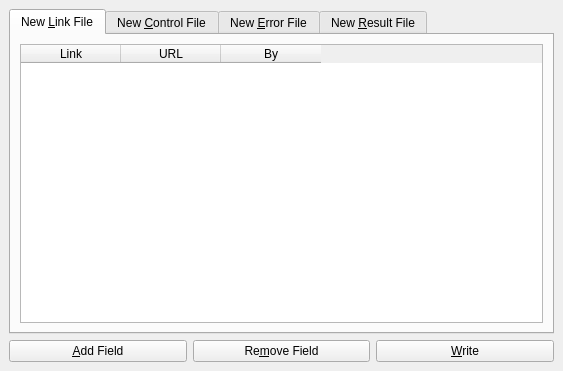
<?xml version="1.0" encoding="UTF-8"?>
<ui version="4.0">
 <class>MainWindow</class>
 <widget class="QMainWindow" name="MainWindow">
  <property name="geometry">
   <rect>
    <x>0</x>
    <y>0</y>
    <width>563</width>
    <height>371</height>
   </rect>
  </property>
  <property name="windowTitle">
   <string>QJSON</string>
  </property>
  <widget class="QWidget" name="centralwidget">
   <layout class="QGridLayout" name="gridLayout">
    <item row="0" column="0" colspan="3">
     <widget class="QTabWidget" name="tabWidget">
      <property name="currentIndex">
       <number>0</number>
      </property>
      <property name="documentMode">
       <bool>false</bool>
      </property>
      <widget class="QWidget" name="tabLink" native="true">
       <property name="enabled">
        <bool>true</bool>
       </property>
       <attribute name="title">
        <string>New &amp;Link File</string>
       </attribute>
       <layout class="QGridLayout" name="gridLayout_4">
        <item row="0" column="0">
         <widget class="QTableWidget" name="tableLink">
          <property name="selectionMode">
           <enum>QAbstractItemView::SingleSelection</enum>
          </property>
          <property name="selectionBehavior">
           <enum>QAbstractItemView::SelectRows</enum>
          </property>
          <attribute name="verticalHeaderVisible">
           <bool>false</bool>
          </attribute>
          <column>
           <property name="text">
            <string>Link</string>
           </property>
          </column>
          <column>
           <property name="text">
            <string>URL</string>
           </property>
          </column>
          <column>
           <property name="text">
            <string>By</string>
           </property>
          </column>
         </widget>
        </item>
       </layout>
      </widget>
      <widget class="QWidget" name="tabControl">
       <attribute name="title">
        <string>New &amp;Control File</string>
       </attribute>
       <layout class="QGridLayout" name="gridLayout_3">
        <item row="0" column="0">
         <widget class="QTableWidget" name="tableControl">
          <property name="selectionMode">
           <enum>QAbstractItemView::SingleSelection</enum>
          </property>
          <property name="selectionBehavior">
           <enum>QAbstractItemView::SelectRows</enum>
          </property>
          <property name="sortingEnabled">
           <bool>false</bool>
          </property>
          <attribute name="verticalHeaderVisible">
           <bool>false</bool>
          </attribute>
          <column>
           <property name="text">
            <string>Name</string>
           </property>
          </column>
          <column>
           <property name="text">
            <string>Value</string>
           </property>
          </column>
          <column>
           <property name="text">
            <string>Type</string>
           </property>
          </column>
          <column>
           <property name="text">
            <string>Clear</string>
           </property>
          </column>
          <column>
           <property name="text">
            <string>Submit</string>
           </property>
          </column>
         </widget>
        </item>
       </layout>
      </widget>
      <widget class="QWidget" name="tabError" native="true">
       <attribute name="title">
        <string>New &amp;Error File</string>
       </attribute>
       <layout class="QGridLayout" name="gridLayout_2">
        <item row="0" column="0">
         <widget class="QTableWidget" name="tableError">
          <property name="selectionMode">
           <enum>QAbstractItemView::SingleSelection</enum>
          </property>
          <property name="selectionBehavior">
           <enum>QAbstractItemView::SelectRows</enum>
          </property>
          <attribute name="verticalHeaderVisible">
           <bool>false</bool>
          </attribute>
          <column>
           <property name="text">
            <string>Name</string>
           </property>
          </column>
          <column>
           <property name="text">
            <string>Value</string>
           </property>
          </column>
          <column>
           <property name="text">
            <string>OK</string>
           </property>
          </column>
         </widget>
        </item>
       </layout>
      </widget>
      <widget class="QWidget" name="tabResult">
       <attribute name="title">
        <string>New &amp;Result File</string>
       </attribute>
       <layout class="QHBoxLayout" name="horizontalLayout">
        <item>
         <widget class="QTableWidget" name="tableResult">
          <property name="selectionMode">
           <enum>QAbstractItemView::SingleSelection</enum>
          </property>
          <property name="selectionBehavior">
           <enum>QAbstractItemView::SelectRows</enum>
          </property>
          <attribute name="verticalHeaderVisible">
           <bool>false</bool>
          </attribute>
          <column>
           <property name="text">
            <string>Name</string>
           </property>
          </column>
          <column>
           <property name="text">
            <string>Value</string>
           </property>
          </column>
          <column>
           <property name="text">
            <string>Method</string>
           </property>
          </column>
         </widget>
        </item>
       </layout>
      </widget>
     </widget>
    </item>
    <item row="1" column="0">
     <widget class="QPushButton" name="btnAdd">
      <property name="text">
       <string>&amp;Add Field</string>
      </property>
     </widget>
    </item>
    <item row="1" column="1">
     <widget class="QPushButton" name="btnRemove">
      <property name="text">
       <string>Re&amp;move Field</string>
      </property>
     </widget>
    </item>
    <item row="1" column="2">
     <widget class="QPushButton" name="btnWrite">
      <property name="text">
       <string>&amp;Write</string>
      </property>
     </widget>
    </item>
   </layout>
  </widget>
  <action name="action_Links">
   <property name="text">
    <string>&amp;Links</string>
   </property>
  </action>
  <action name="action_Controls">
   <property name="text">
    <string>&amp;Controls</string>
   </property>
  </action>
  <action name="action_Results">
   <property name="text">
    <string>&amp;Results</string>
   </property>
  </action>
  <action name="action_Errors">
   <property name="text">
    <string>&amp;Errors</string>
   </property>
  </action>
  <action name="action_Save">
   <property name="text">
    <string>&amp;Save</string>
   </property>
   <property name="shortcut">
    <string>Ctrl+S</string>
   </property>
  </action>
  <action name="action_Quit">
   <property name="text">
    <string>&amp;Quit</string>
   </property>
  </action>
  <action name="action_Add_selected">
   <property name="text">
    <string>&amp;Add selected</string>
   </property>
   <property name="shortcut">
    <string>Ctrl+A</string>
   </property>
  </action>
  <action name="action_Remove_selected">
   <property name="text">
    <string>&amp;Remove selected</string>
   </property>
   <property name="shortcut">
    <string>Ctrl+R</string>
   </property>
  </action>
  <action name="action_Clear">
   <property name="text">
    <string>&amp;Clear</string>
   </property>
   <property name="shortcut">
    <string>Ctrl+W</string>
   </property>
  </action>
 </widget>
 <resources/>
 <connections/>
</ui>
